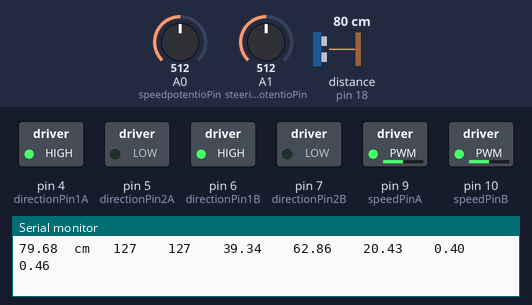
The sketch below on a simulated Arduino Uno, built with avr-gcc and run on an emulated ATmega328P. Shown: switched loads named in the sketch (green lamp = pin HIGH), the last lines printed to the serial monitor. Wiring (inferred from the names in the program): ultrasonic range finder: trigger pin 19; echo pin 18. Dashed ring = blinking. The inputs (shaded band) are chosen by the test bench; at power-on: distance to the obstacle (sensor on pin 18) 80 cm, A0 (speedpotentioPin) = 512, A1 (steeringpotentioPin) = 512. The echo pulse lasts 58.3 µs per cm; pins used as bus, display or sensor lines are not drawn.

Above: at 1.2 s.
1.3 s: distance to the obstacle (sensor on pin 18) set to 26 cm
4.3 s: distance to the obstacle (sensor on pin 18) set to 22 cm
At 4.8 s:
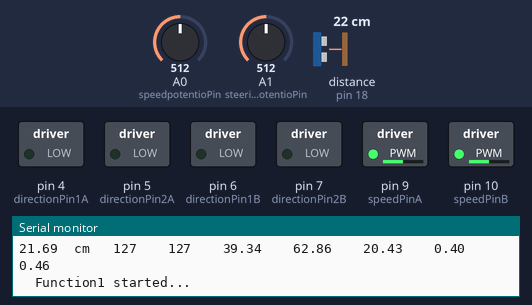
7.3 s: A0 (speedpotentioPin) set to 218
At 10.2 s:
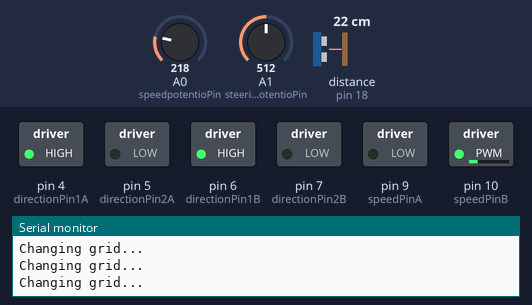
10.3 s: A0 (speedpotentioPin) set to 197
At 13.0 s:
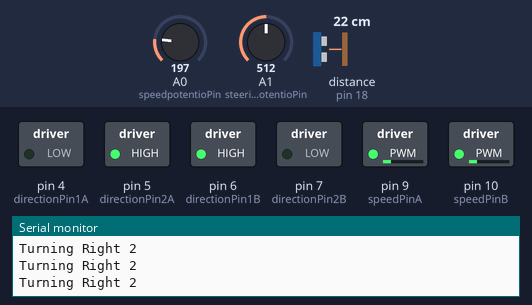
13.3 s: A0 (speedpotentioPin) set to 900
At 15.61 s:
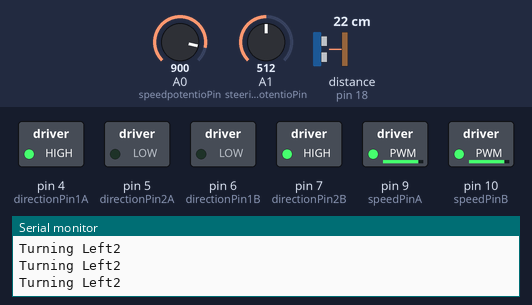
16.3 s: A1 (steeringpotentioPin) set to 716
At 18.6 s:
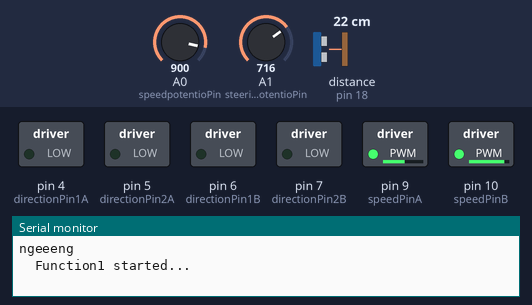
Timing chart, 0 to 20.3 s (numbered marks = the images above; inputs shaded):
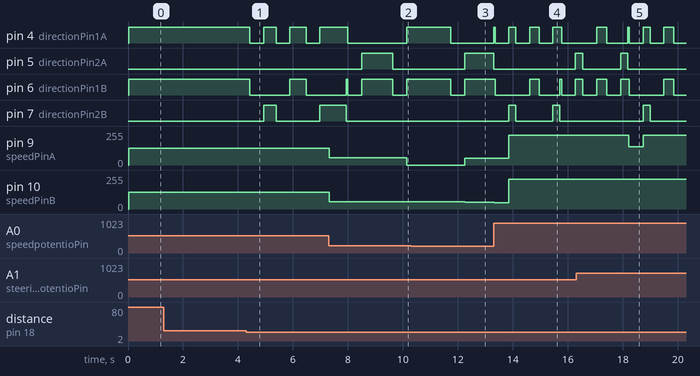

Measured:
- the behaviour switches between 24 and 23 cm on distance to the obstacle (sensor on pin 18) (found by bisection; images 0 and 1)
- the behaviour switches between 205 and 204 on A0 (speedpotentioPin) (found by bisection; images 2 and 3)
- after the input at 4.3 s, pin 4 (directionPin1A): goes LOW 0.50 s, HIGH 0.45 s, LOW 0.50 s, HIGH 0.59 s, LOW 0.50 s, then HIGH, starting after 0.14 s; pin 6 (directionPin1B): HIGH → LOW after 0.14 s, → HIGH 1.5 s later, → LOW 0.59 s later
- after the input at 7.3 s, pin 7 (directionPin2B): HIGH → LOW after 0.64 s instead of 0.11 s; pin 9 (speedPinA): 127/255 → 54/255 at once, → 0/255 2.8 s later
- after the input at 10.3 s, pin 9 (speedPinA): 0/255 → 49/255 after 1.9 s; pin 10 (speedPinB): 54/255 → 49/255 after 1.9 s
- after the input at 13.3 s, pin 5 (directionPin2A): LOW → HIGH after 3.0 s; pin 9 (speedPinA): 49/255 → 224/255 after 0.55 s
- after the input at 16.3 s, pin 9 (speedPinA): 224/255 → 138/255 after 1.9 s, → 224/255 0.53 s later; pin 10 (speedPinB): stays 224/255 (without the input it goes to 222/255 after 1.9 s)

The sketch:

mainProgramfix.ino
```cpp
//US Sensor Inpput//
#define trigPin 19
#define echoPin 18
unsigned long startTime = 0;
bool functionRunning = false;
bool normalMotion;
float distance, duration;
//motion input//
int speedpotentioPin = A0, steeringpotentioPin = A1, speedPinA = 9, speedPinB = 10, directionPin1A = 4, directionPin2A = 5, directionPin1B = 6, directionPin2B = 7;

unsigned long currentTime;
//data to process//
int powerButtonState, prevpowerButtonState, toggleSwitch;
bool left1 = true, gridchange = true, left2 = true, turnMemory = 1; //turn around left//

//motion data//
float shaftDiameter = 20.0; //in cm//
float wheelDiameter = 6.5; //in cm
float motorRps = 232.0/60.0;
float chassisWidth = 18.0; // in cm//
float wheelCircumference = wheelDiameter * 3.1428;
float spinCircumference = shaftDiameter * 3.1428;
float speedResultant; //in cms//
float perpendicularTurnInterval;
float gridInterval;

void forward(int dirpin1, int dirpin2){
  digitalWrite(dirpin1, HIGH);
  digitalWrite(dirpin2,LOW);
}
void backward(int dirpin1, int dirpin2){
  digitalWrite(dirpin1, LOW);
  digitalWrite(dirpin2,HIGH);
}
void stop (int dirpin1, int dirpin2){
  digitalWrite(dirpin1, LOW);
  digitalWrite(dirpin2, LOW);
}
void brake (int dirpin1, int dirpin2){
  digitalWrite(dirpin1,HIGH);
  digitalWrite(dirpin2, HIGH);
}
void gridChangeLeft() {
  unsigned long currentTime = millis();
  normalMotion = false;
  int speedpotentioValue = analogRead(speedpotentioPin);
  int speedRate = map(speedpotentioValue, 0,1023,0,255);
  speedResultant = (speedRate/255.0) * motorRps * wheelCircumference;

  //Steering potentio module//
  int steeringpotentioValue = analogRead(steeringpotentioPin);
  int steerRate = map(steeringpotentioValue, 0, 1023,0,255);
  int steerRateReverseCalibration = map(steerRate,129,255,128,0);
  float perpendicularTurnInterval = (spinCircumference/4.0) / speedResultant;
  float gridInterval = chassisWidth/speedResultant;

  if (functionRunning == false & left1 == true) {
    // indicate that the function is running //
    startTime = currentTime;
    functionRunning = true;
    Serial.println("  Function1 started...");
    stop (directionPin1A, directionPin2A);
    stop (directionPin1B, directionPin2B);
    delay (500);
  }

  // code to execute function for certain duration //
  if (currentTime - startTime <= perpendicularTurnInterval * 1100.0 + 500 & left1 == true) {
    // 90 degree left function //
    Serial.println("Turning Left 1...");
    forward (directionPin1A, directionPin2A);
    backward(directionPin1B, directionPin2B);
    analogWrite(speedPinA, speedRate);
    analogWrite(speedPinB, speedRate);

  } else {
    left1 = false;
    // Recycling the function //
    if (functionRunning == true & gridchange == true ) {
      // Set the start time and indicate that the function is running //
      startTime = currentTime;
      functionRunning = false;
      Serial.println("  Function2 started...");
      stop (directionPin1A, directionPin2A);
      stop (directionPin1B, directionPin2B);
      delay (500);
    }
    if (currentTime - startTime < gridInterval * 1280.0 + 500 & gridchange == true){
      //grid change code for certain duration //
      Serial.println("Changing grid...");
      forward (directionPin1B, speedRate);
      forward (directionPin1A, speedRate);
    } else {
      gridchange = false;
      if (functionRunning == false & left2 == true) {
      //indicate that the function is running  //
        startTime = currentTime;
        functionRunning = true;
        Serial.println("  Function3 started...");
        stop (directionPin1A, directionPin2A);
        stop (directionPin1B, directionPin2B);
        delay (500);
      }

      if (currentTime - startTime < perpendicularTurnInterval * 1000.0 + 500  & left2 == true){
        Serial.println("Turning Left2");
        forward (directionPin1A, directionPin2A);
        backward (directionPin1B, directionPin2B);
        analogWrite(speedPinA, speedRate);
        analogWrite(speedPinB, speedRate);

      }else {
        // enabling mormal motion and disabling
        Serial.println("done");
        left1 = true;
        gridchange = true;
        left2 = true;
        functionRunning = false;
        normalMotion = true;
        turnMemory = 0;
      }
    }
  }
}

void gridChangeRight() {
  unsigned long currentTime = millis();
  normalMotion = false;
  int speedpotentioValue = analogRead(speedpotentioPin);
  int speedRate = map(speedpotentioValue, 0,1023,0,255);
  speedResultant = (speedRate/255.0) * motorRps * wheelCircumference;
  //Steering potentio module//

  int steeringpotentioValue = analogRead(steeringpotentioPin);
  int steerRate = map(steeringpotentioValue, 0, 1023,0,255);
  int steerRateReverseCalibration = map(steerRate,129,255,128,0);
  float perpendicularTurnInterval = (spinCircumference/4.0) / speedResultant;
  float gridInterval = chassisWidth/speedResultant;

  if (functionRunning == false & left1 == true) {
    //indicate that the function is running //
    startTime = currentTime;
    functionRunning = true;
    Serial.println("  Function1 started...");
    stop (directionPin1A, directionPin2A);
    stop (directionPin1B, directionPin2B);
    delay (500);
  }

  if (currentTime - startTime <= perpendicularTurnInterval * 1200.0 + 500 & left1 == true) {
    // 90 degree right function //
    Serial.println("Turning Right 1");
    forward (directionPin1B, directionPin2B);
    backward(directionPin1A, directionPin2A);
    analogWrite(speedPinA, speedRate);
    analogWrite(speedPinB, speedRate);

  } else {
    left1 = false;
    // Recycling for next use //
    if (functionRunning == true & gridchange == true ) {
      // indicate that the function is running //
      startTime = currentTime;
      functionRunning = false;
      Serial.println("  Function2 started...");
      stop (directionPin1A, directionPin2A);
      stop (directionPin1B, directionPin2B);
      delay (500);
    }

    if (currentTime - startTime < gridInterval * 1350.0 + 500 & gridchange == true){
      Serial.println("Changing grid...");
      forward (directionPin1B, speedRate);
      forward (directionPin1A, speedRate);
    } else {
      gridchange = false;
      if (functionRunning == false & left2 == true) {
      //indicate that the function is running
        startTime = currentTime;
        functionRunning = true;
        Serial.println("  Function3 started...");
        stop (directionPin1A, directionPin2A);
        stop (directionPin1B, directionPin2B);
        delay (500);
      }
      if (currentTime - startTime < perpendicularTurnInterval * 1000.0 + 500  & left2 == true){
        // grid change function //
        Serial.println("Turning Right 2");
        forward (directionPin1B, directionPin2B);
        backward (directionPin1A, directionPin2A);
        analogWrite(speedPinA, speedRate);
        analogWrite(speedPinB, speedRate);

      }else {
        // enabling normal motion and disable changing grid motion //
        Serial.println("done");
        left1 = true;
        gridchange = true;
        left2 = true;
        functionRunning = false;
        normalMotion = true;
        turnMemory = 1;
      }
    }
  }
}

void setup() {
  Serial.begin(9600);
  pinMode(trigPin, OUTPUT);
  pinMode(echoPin, INPUT);

  pinMode(speedPinA, OUTPUT);
  pinMode(speedPinB, OUTPUT);
  pinMode(directionPin1A, OUTPUT);
  pinMode(directionPin2A, OUTPUT);
  pinMode(directionPin1B, OUTPUT);
  pinMode(directionPin2B,OUTPUT);
  pinMode(speedpotentioPin, INPUT);
  pinMode(steeringpotentioPin, INPUT);
  normalMotion = true;
  stop (directionPin1A, directionPin2A);
  stop (directionPin1B, directionPin2B);
}

void loop() {
  if (normalMotion == true){
    //US Sensing//
    currentTime = millis();
    digitalWrite(trigPin, LOW);
    delayMicroseconds(2);
    digitalWrite(trigPin, HIGH);
    delayMicroseconds(10);
    digitalWrite(trigPin, LOW);
    duration = pulseIn(echoPin, HIGH);
    distance = (duration/2) * 0.0343;
    Serial.print(distance);
    Serial.print("  cm");
    Serial.print("   ");
    delay(25);
    //motion sensing//
    if (currentTime >= 0){
            //speed input//
      forward (directionPin1A, directionPin2A);
      forward (directionPin1B, directionPin2B);
      int speedpotentioValue = analogRead(speedpotentioPin);
      int speedRate = map(speedpotentioValue, 0,1023,0,255);
      speedResultant = (speedRate/255.0) * motorRps * wheelCircumference;
      //Steering potentio module//
      int steeringpotentioValue = analogRead(steeringpotentioPin);
      int steerRate = map(steeringpotentioValue, 0, 1023,0,255);
      int steerRateReverseCalibration = map(steerRate,129,255,128,0);
      float perpendicularTurnInterval = (spinCircumference/4.0) / speedResultant;
      float gridInterval = chassisWidth/speedResultant;

      Serial.print(speedRate);
      Serial.print("    ");
      Serial.print(steerRate);
      Serial.print("    ");
      Serial.print(speedResultant);
      Serial.print("    ");
      Serial.print(spinCircumference);
      Serial.print("    ");
      Serial.print(wheelCircumference);
      Serial.print("    ");
      Serial.print(perpendicularTurnInterval);
      Serial.print("    ");
      Serial.println(gridInterval);

      if (steerRate == 128) {
        analogWrite(speedPinA, speedRate);
        analogWrite(speedPinB, speedRate);
        }
      if (steerRate < 128) {
          int turningRate = (steerRate*speedRate)/128;
          analogWrite(speedPinA, speedRate);
          analogWrite(speedPinB, turningRate);
        }
      if (steerRate > 128) {
          int turningRate = (steerRateReverseCalibration*speedRate)/128;
          analogWrite(speedPinB, speedRate);
          analogWrite(speedPinA, turningRate);
          Serial.println("ngeeeng");
      }
    }

  }
  if ( distance <= 23 && turnMemory == 1) {
      gridChangeLeft();
  } else if (distance <= 23 && turnMemory == 0){
    gridChangeRight();
  }
}
```
